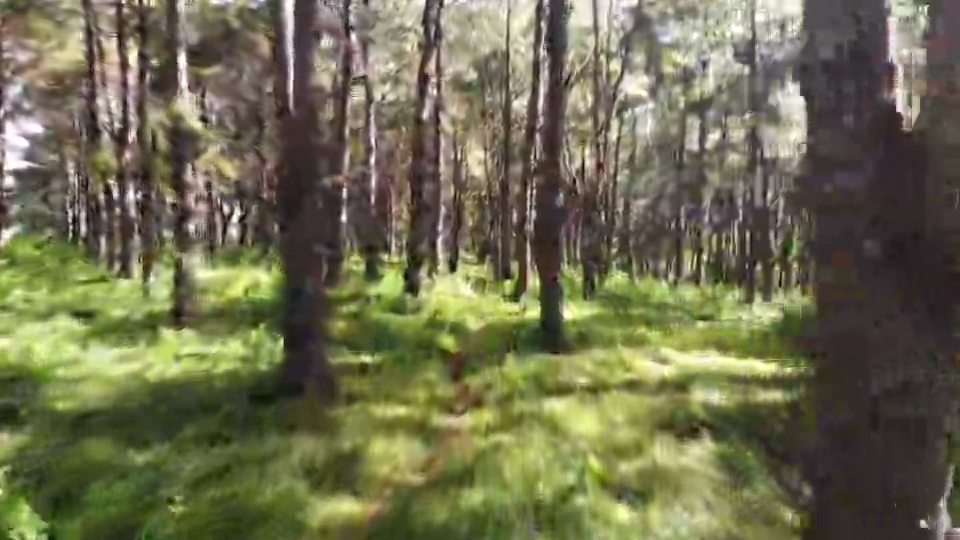
#> input picture frame 165 of data_annotation/Q-35750/mp4_vi/1MB.mp4, 960 x 540 px
$ python test1.py
#> lines starting #> are read from the running program, lines starting #| are printed output that depends on the picture
import cv2
import numpy as np
import os


def analyze_video(video_path, clip_duration=5, threshold=0.5):
    """
    Analyzes a video and generates a list of clips labeled as positive or negative.

    Args:
        video_path: Path to the input video file (.mp4).
        clip_duration: Duration of each clip in seconds.
        threshold: Confidence threshold for determining positive/negative.
                    (Example: If average frame positivity > threshold => positive clip)


    Returns:
        A list of lists, where each inner list contains:
            [label (str), clip_path (str)].
        Label is "positive" or "negative".
        clip_path is the path to the saved clip.
    """
#> called with video_path = '1MB.mp4', clip_duration = 5, threshold = 0.5

    if not os.path.exists(video_path):
        raise FileNotFoundError(f"Video file not found: {video_path}")

    video = cv2.VideoCapture(video_path)
    fps = video.get(cv2.CAP_PROP_FPS)
    frame_count = int(video.get(cv2.CAP_PROP_FRAME_COUNT))
    clip_frames = int(clip_duration * fps)  # Number of frames in each clip

    clips = []
    clip_num = 0

    for i in range(0, frame_count, clip_frames):  # Iterate through the video in clip-sized chunks
        clip_positivity = []  # Store positivity scores for each frame in the clip

        out_clip_path = f"clip_{clip_num}.mp4"
        fourcc = cv2.VideoWriter_fourcc(*'mp4v')  # Use appropriate codec
        out = cv2.VideoWriter(out_clip_path, fourcc, fps, (int(video.get(3)), int(video.get(4))))

        for j in range(clip_frames):  # Process frames within the current clip
            ret, frame = video.read()
            if not ret:  # End of video
                break

            # *** Placeholder for Positivity Analysis ***
            # Replace with your actual analysis logic (e.g., object detection, sentiment analysis, etc.)
            # positivity = analyze_frame(frame)  # Your analysis function
            positivity = np.random.rand()  # Dummy positivity: Random value between 0 and 1
            # ******************************************
            clip_positivity.append(positivity)
            out.write(frame)  # write current frame to output clip

        out.release()  # release video writer after processing the clip

        # Determine clip label based on average positivity
        average_positivity = np.mean(clip_positivity) if clip_positivity else 0  # Handle potentially empty lists
        label = "positive" if average_positivity > threshold else "negative"

        clips.append([label, out_clip_path])
        clip_num += 1
#> this loop made 1 pass
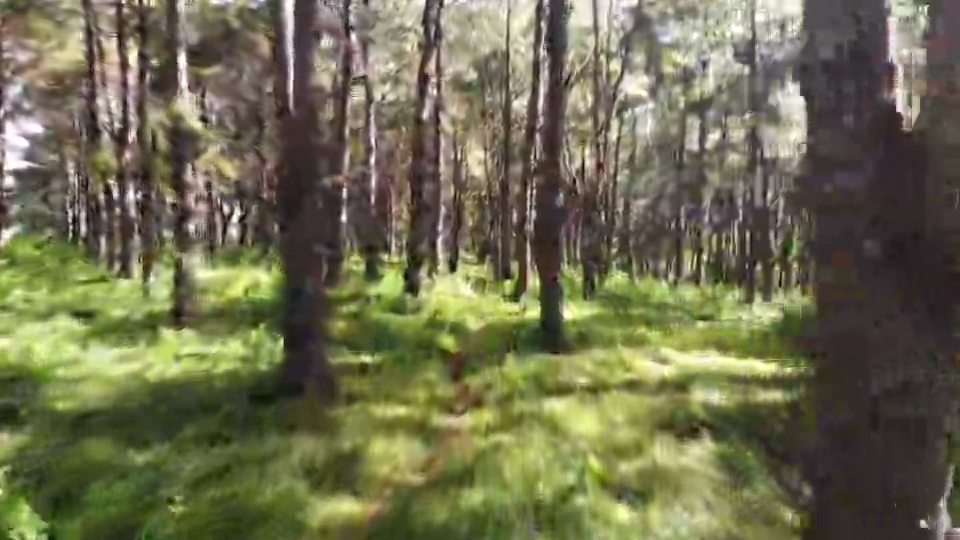
#> input picture frame 165 of data_annotation/Q-35750/mp4_vi/1MB.mp4, 960 x 540 px
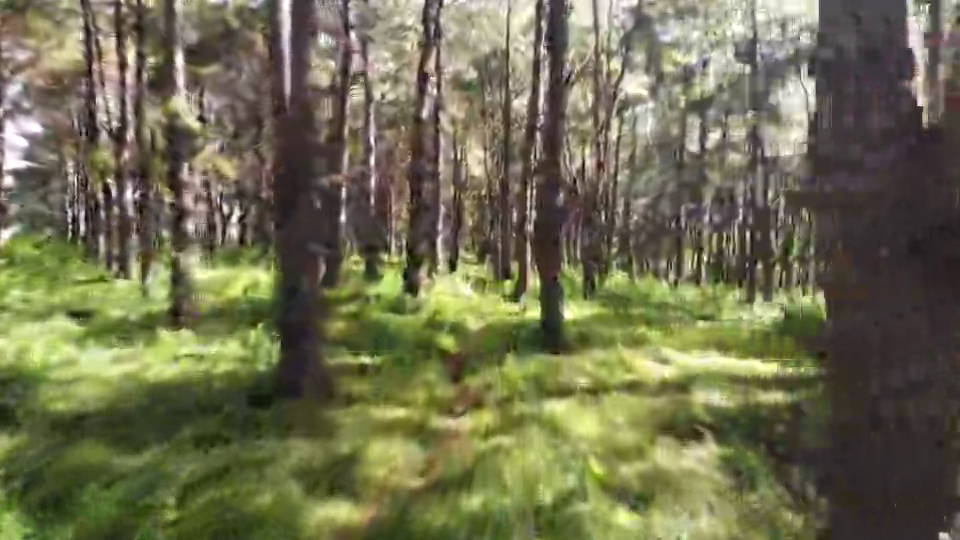
#> input picture frame 168 of data_annotation/Q-35750/mp4_vi/1MB.mp4, 960 x 540 px
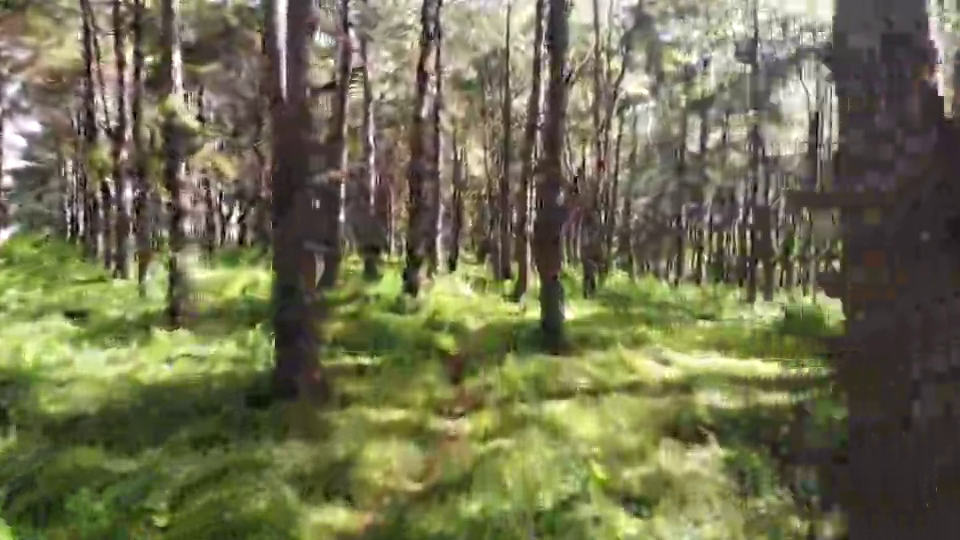
#> input picture frame 171 of data_annotation/Q-35750/mp4_vi/1MB.mp4, 960 x 540 px
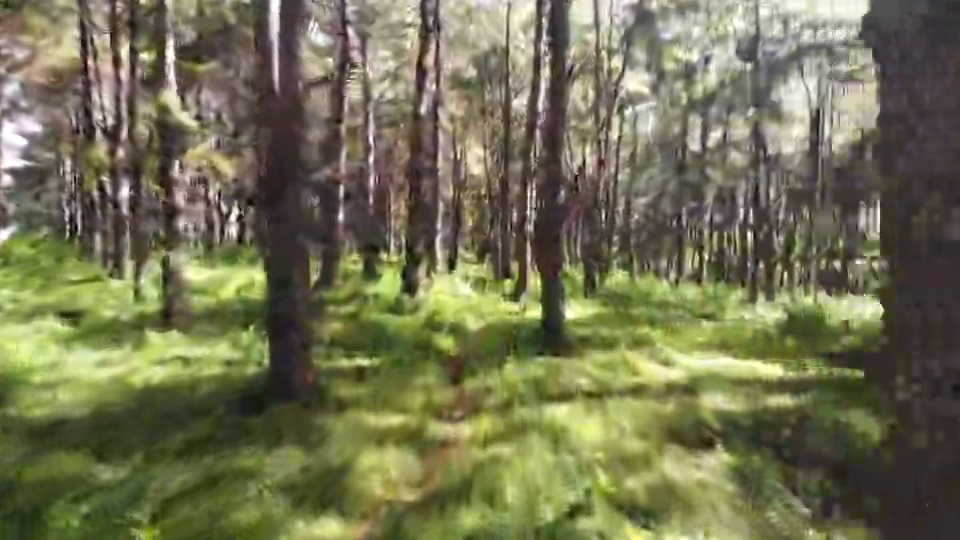
#> input picture frame 177 of data_annotation/Q-35750/mp4_vi/1MB.mp4, 960 x 540 px
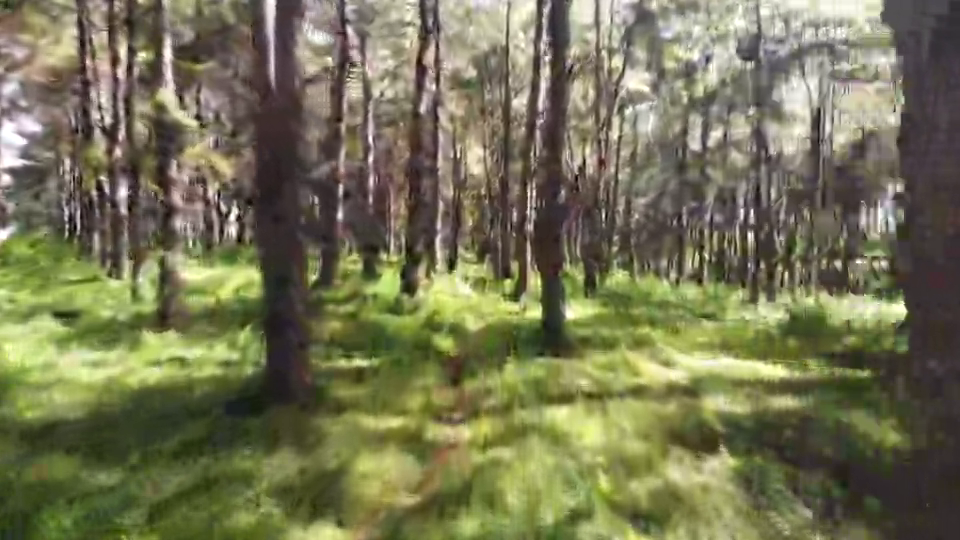
#> input picture frame 180 of data_annotation/Q-35750/mp4_vi/1MB.mp4, 960 x 540 px
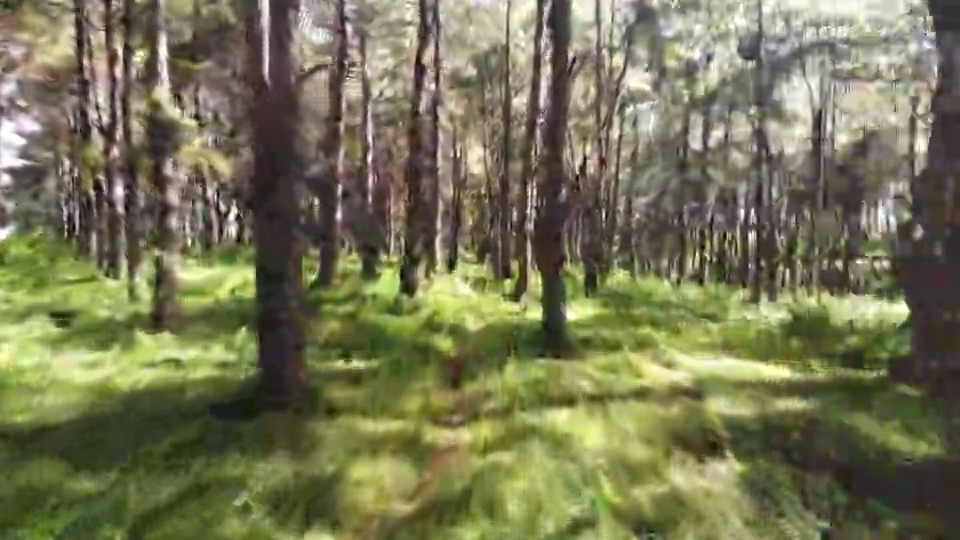
#> input picture frame 184 of data_annotation/Q-35750/mp4_vi/1MB.mp4, 960 x 540 px
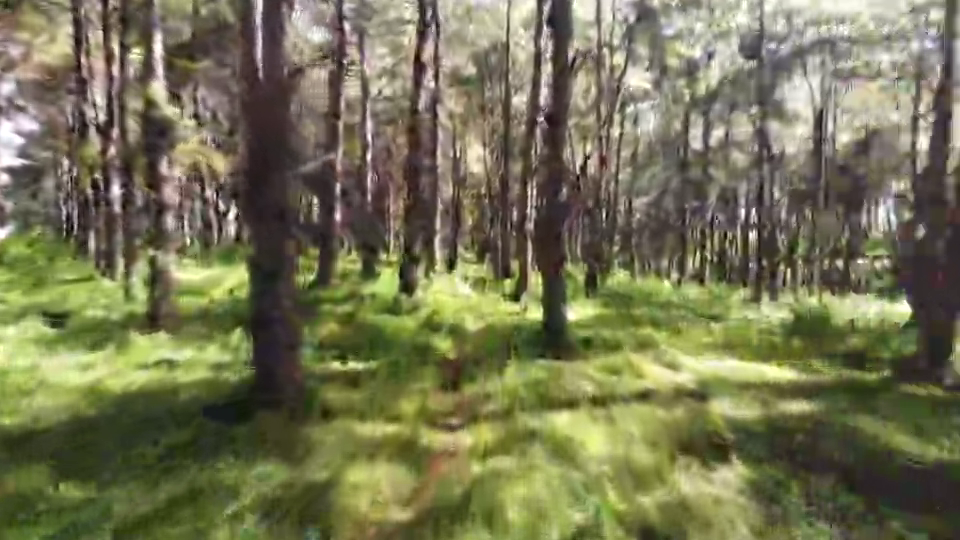
#> input picture frame 188 of data_annotation/Q-35750/mp4_vi/1MB.mp4, 960 x 540 px
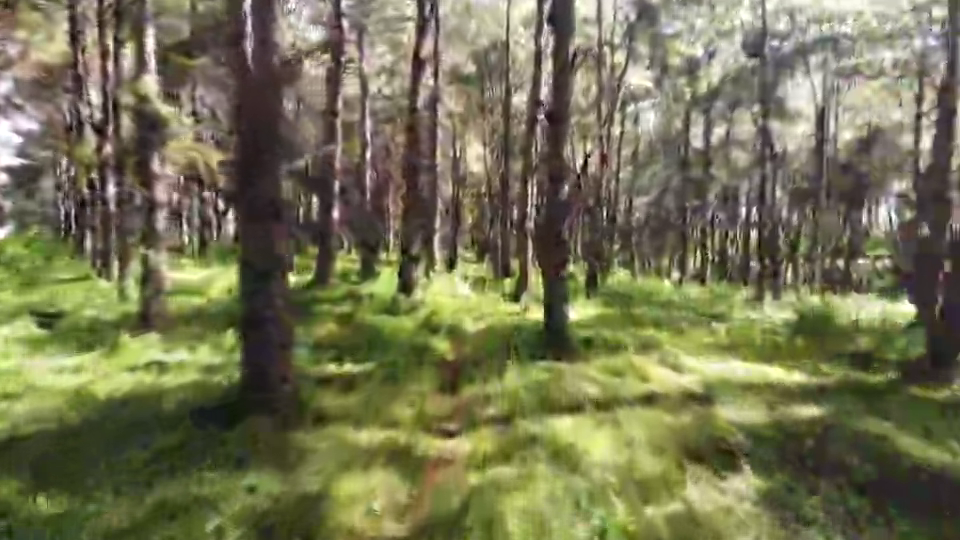
#> input picture frame 194 of data_annotation/Q-35750/mp4_vi/1MB.mp4, 960 x 540 px
#> frame is the input picture: shape (540, 960, 3); mean B, G, R 83.4, 115.5, 116.5

    video.release()
    return clips


# Example Usage:
video_file = "1MB.mp4"  # Replace with your video file
clip_info = analyze_video(video_file)

for label, clip_path in clip_info:
    print(f"Clip: {clip_path}, Label: {label}")

$ run again, starting later in the video
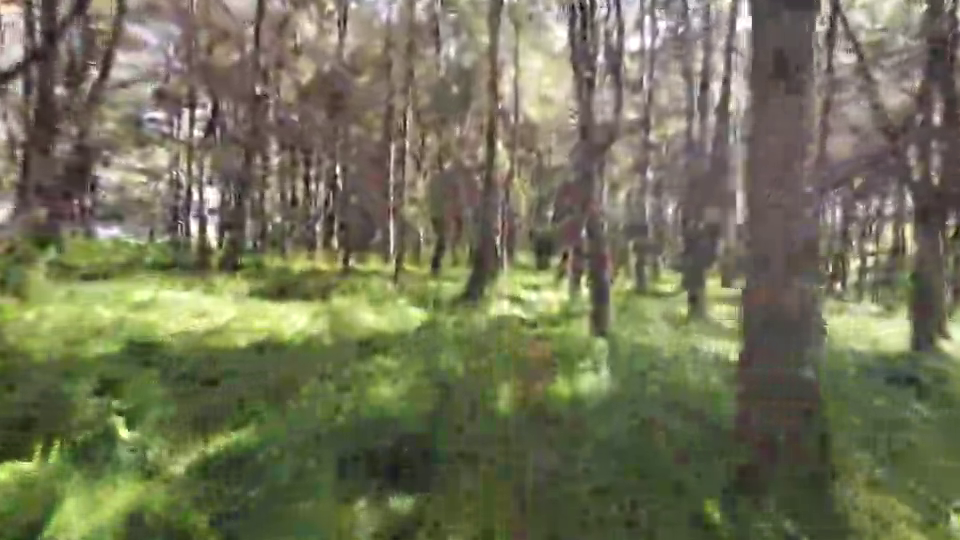
#> input picture frame 743 of data_annotation/Q-35750/mp4_vi/1MB.mp4, 960 x 540 px
#> the loop in analyze_video, `for i in range(0, frame_count, clip_frames):` made 1 pass
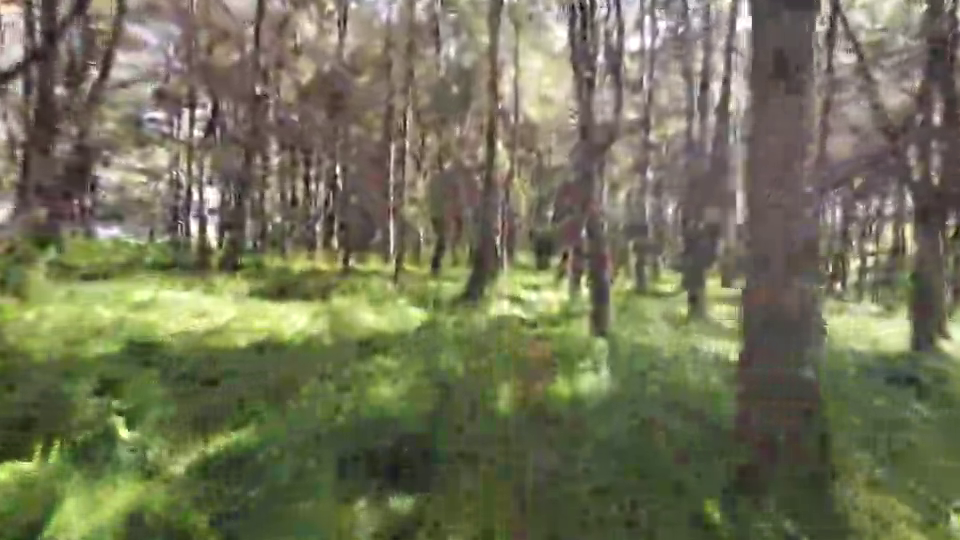
#> input picture frame 743 of data_annotation/Q-35750/mp4_vi/1MB.mp4, 960 x 540 px
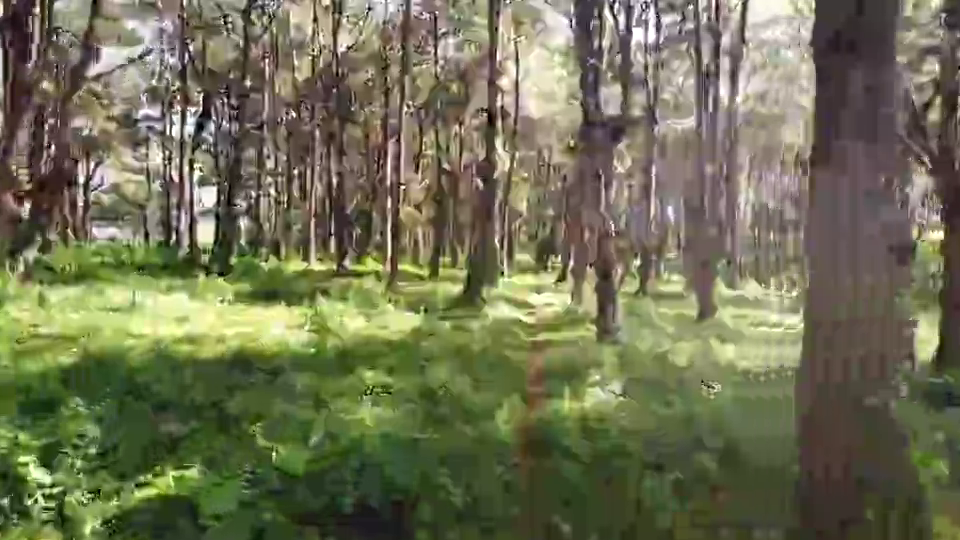
#> input picture frame 762 of data_annotation/Q-35750/mp4_vi/1MB.mp4, 960 x 540 px
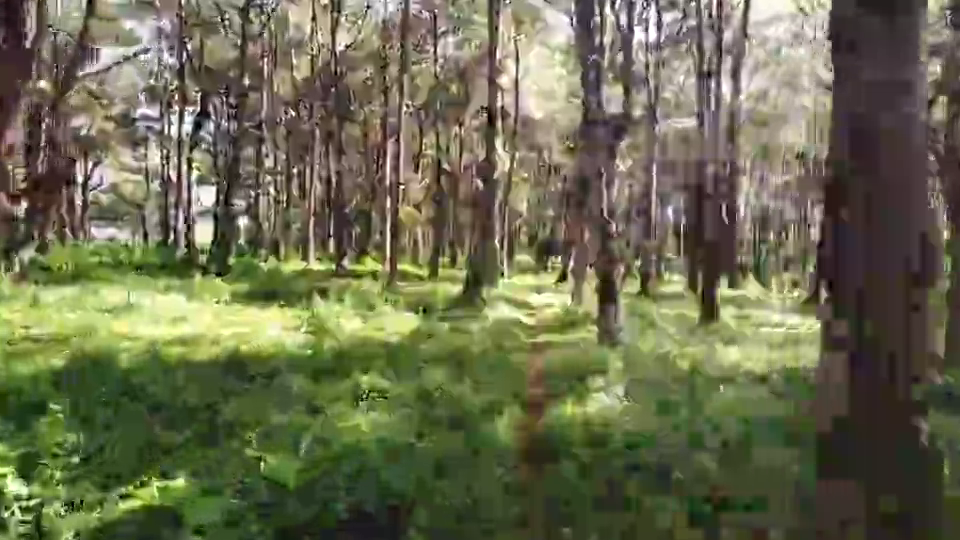
#> input picture frame 766 of data_annotation/Q-35750/mp4_vi/1MB.mp4, 960 x 540 px
